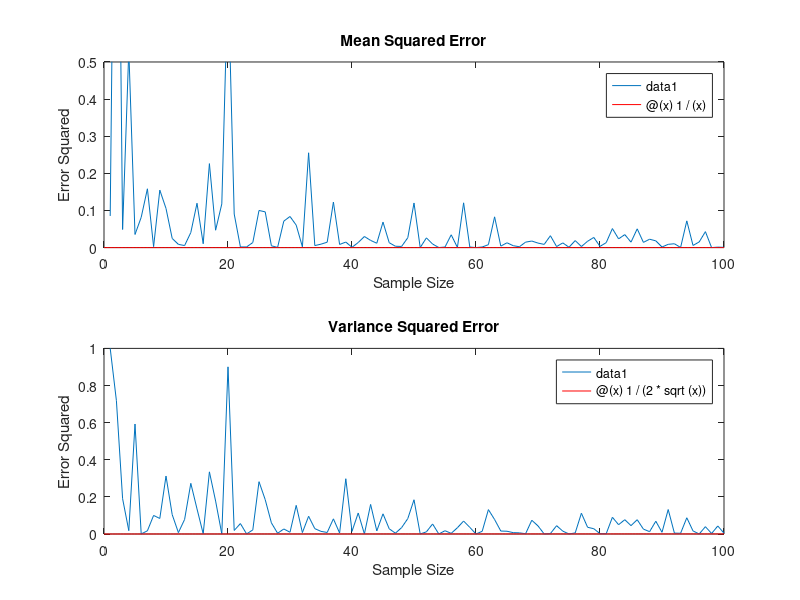

The MATLAB source for this figure:
M=100;
x=rand(M,1);
y=-log(-x+1);

N=3;
mean = zeros(M,1);
variance = zeros(M,1);
meansquarederror = zeros(M,N);
mse=zeros(M,1);
vse=zeros(M,1);
variancesquarederror = zeros(M,N);
range=zeros(M,1);

for j =1:N
xs=rand(M,M);
f = @(x) -log(-x+1);
ys= arrayfun(f,xs);
for i = 1:M
    mean(i)=sum(ys(i,:))/M;
    variance(i)=sum(ys(i,:).*ys(i,:))/M - mean(i)*mean(i);
    temp= sum(ys(i,1:i))/i;
    meansquarederror(i,j)= temp;
    variancesquarederror(i,j)= sum(ys(i,1:i).*ys(i,1:i))/i - temp*temp;
    range(i)=i;
end
samplegroupmean=sum(mean)/M;
samplegroupvariance=sum(variance.*variance)/M;
end
for i = 1:M
   mse(i)=sum(meansquarederror(i,:))/N; 
   vse(i)=sum(variancesquarederror(i,:))/N;
end
figure(2)
subplot(211)
plot(range,(mse-1).*(mse-1)*5);
f = @(x) 1/(x);
hold on
fplot(f,[0,M],'red')
hold off
axis([0 100 0 0.5])
title('Mean Squared Error')
xlabel('Sample Size')
ylabel('Error Squared')
subplot(212)
plot(range,(vse-1).*(vse-1));
f = @(x) 1/(2*sqrt(x));
hold on
fplot(f,[0,M],'red')
hold off
axis([0 100 0 1])
title('Variance Squared Error')
xlabel('Sample Size')
ylabel('Error Squared')

